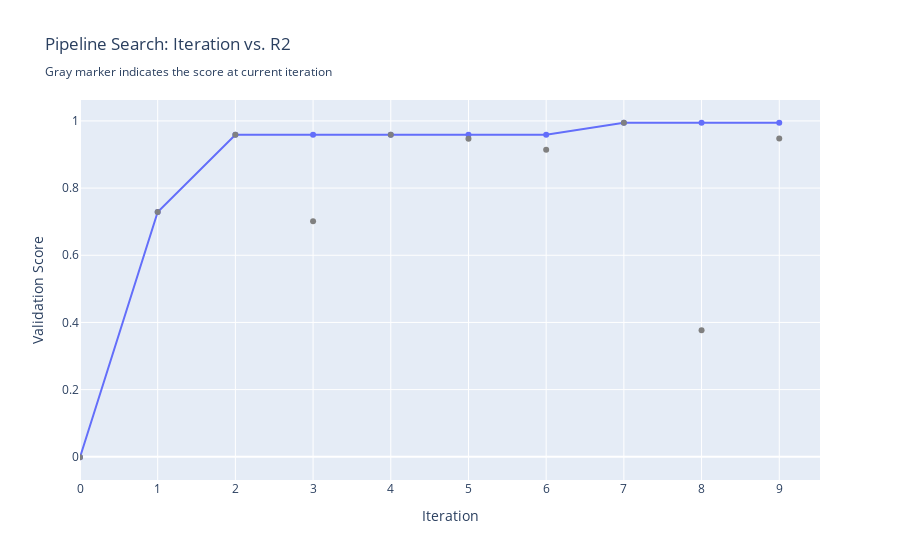

Source (notebook cell):
### Code cell
automl.search(interactive_plot=False)

### Figure 1 — Plotly figure (JSON) as saved in the notebook; plotly's stock layout.template omitted (floating-point values rounded to 4 significant figures)
{"data": [{"mode": "lines+markers", "name": "Best Score", "type": "scatter", "uid": "7ec809fa-aab4-4016-8413-be8e99299d13", "x": [0, 1, 2, 3, 4, 5, 6, 7, 8, 9], "y": [-0.001332, 0.7289, 0.9591, 0.9591, 0.9591, 0.9591, 0.9591, 0.9945, 0.9945, 0.9945]}, {"marker": {"color": "gray"}, "mode": "markers", "name": "Iter score", "type": "scatter", "uid": "cb0e3152-2bb2-4739-b32a-493827c0cee8", "x": [0, 1, 2, 3, 4, 5, 6, 7, 8, 9], "y": [-0.001332, 0.7289, 0.9591, 0.7012, 0.959, 0.947, 0.9139, 0.9945, 0.3766, 0.9475]}], "layout": {"showlegend": false, "title": {"text": "Pipeline Search: Iteration vs. R2<br><sub>Gray marker indicates the score at current iteration</sub>"}, "xaxis": {"rangemode": "tozero", "title": {"text": "Iteration"}}, "yaxis": {"title": {"text": "Validation Score"}}}}
